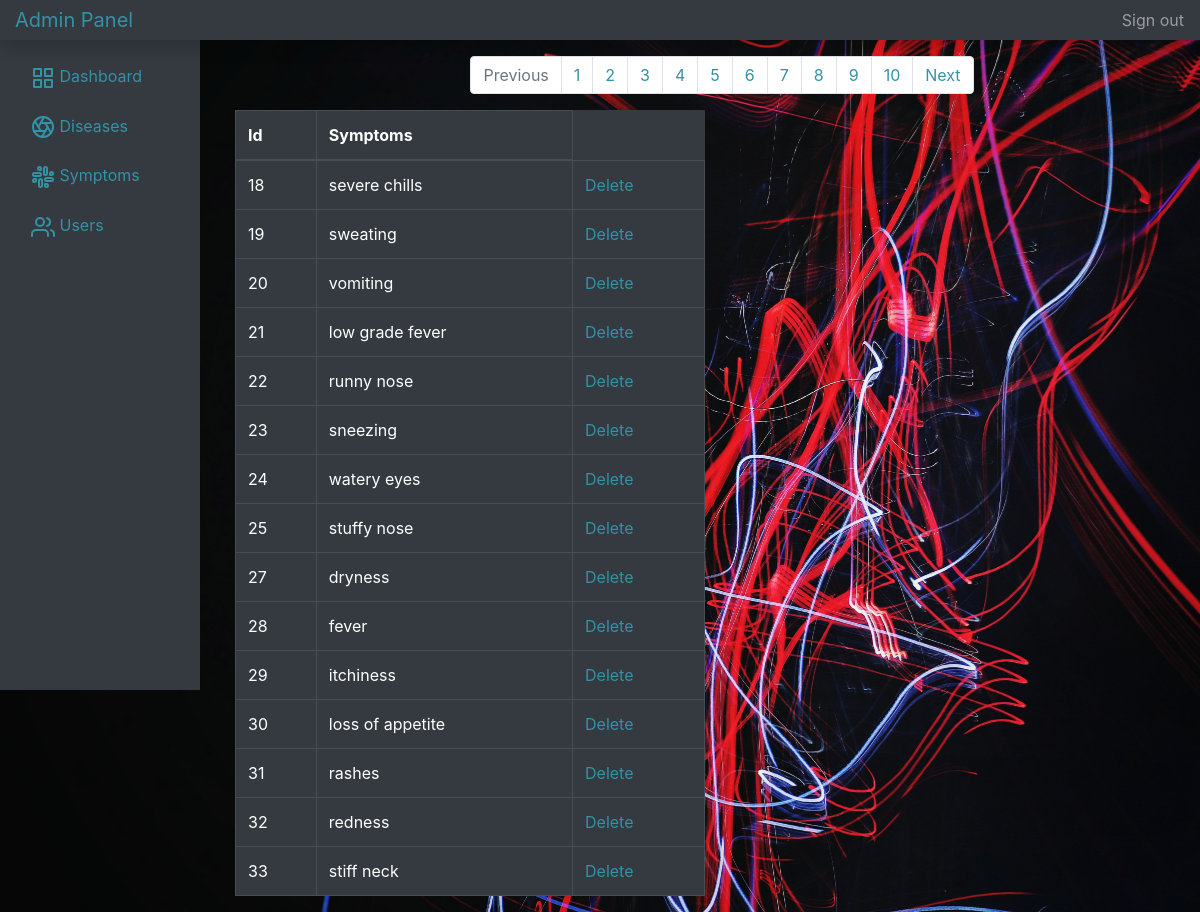
Screenshot of /admin/symptoms.php?page=2 with the database file from the repository.
### tables this page shows
CREATE TABLE `symptoms` (
  `symp_id` int(11) NOT NULL,
  `symp_name` varchar(30) NOT NULL
);

### admin/symptoms.php (the view, shortened to what this page needs)
<?php include "includes/header.php" ?>
<?php
    $limit = 15;
    $page = isset($_GET['page']) ? $_GET['page'] : 1;
    $start = ($page -1) * $limit;
    $result = $conn->query("SELECT * FROM symptoms LIMIT $start, $limit");
    $symptoms = $result->fetch_all(MYSQLI_ASSOC);
    $result1 = $conn->query("SELECT count(symp_id) AS id FROM symptoms");
    $sympCount = $result1->fetch_all(MYSQLI_ASSOC);
    $total = $sympCount[0]['id'];
    $pages = ceil($total/$limit);
?>
        <div class="col-md-10" style="margin-left: 220px;">
            <nav class="container mt-3" aria-label="Page navigation">
                <ul class="pagination justify-content-center ml-1">
                    <li class="page-item disabled">
                    <a class="page-link" href="#" tabindex="-1">Previous</a>
                    </li>
                    <?php for($i = 1; $i<= $pages; $i++): ?>
                    <li class="page-item">
                        <a class="page-link" href="symptoms.php?page=<?php echo $i; ?>"><?php echo $i; ?></a>
                    </li>
                    <?php endfor; ?>
                    <li class="page-item">
                    <a class="page-link" href="#">Next</a>
                    </li>
                </ul>
            </nav>
            <div class="row">
                <div class="col-md-6">
                    <table class="table table-dark table-bordered">
                        <thead>
                            <tr>
                                <th>Id</th>
                                <th>Symptoms</th>
                            </tr>
                        </thead>
                        <tbody>
                            <?php foreach($symptoms as $symptom): ?>
                                <tr>
                                    <td><?php echo $symptom['symp_id']; ?></td>
                                    <td><?php echo $symptom['symp_name']; ?></td>
                                    <td>
                                        <a href="symptoms.php?delete=<?php echo $symptom['symp_id']; ?>">
                                            Delete
                                        </a>
                                    </td>
                                </tr>
                            <?php endforeach; ?>
                        </tbody>
                    </table>
                </div>
            </div>
        </div>
<?php include "includes/footer.php" ?>

### admin/css/style.css (style rules this page uses)
body { overflow: auto; background-image: url("../img/admin.jpg"); background-repeat: no-repeat; background-size: cover; }

### rows the page displays
symptoms: symp_id "18", symp_name "severe chills"
symptoms: symp_id "19", symp_name "sweating"
symptoms: symp_id "20", symp_name "vomiting"
symptoms: symp_id "21", symp_name "low grade fever"
symptoms: symp_id "22", symp_name "runny nose"
symptoms: symp_id "23", symp_name "sneezing"
symptoms: symp_id "24", symp_name "watery eyes"
symptoms: symp_id "25", symp_name "stuffy nose"
symptoms: symp_id "27", symp_name "dryness"
symptoms: symp_id "28", symp_name "fever"
symptoms: symp_id "29", symp_name "itchiness"
symptoms: symp_id "30", symp_name "loss of appetite"
symptoms: symp_id "31", symp_name "rashes"
symptoms: symp_id "32", symp_name "redness"
symptoms: symp_id "33", symp_name "stiff neck"
